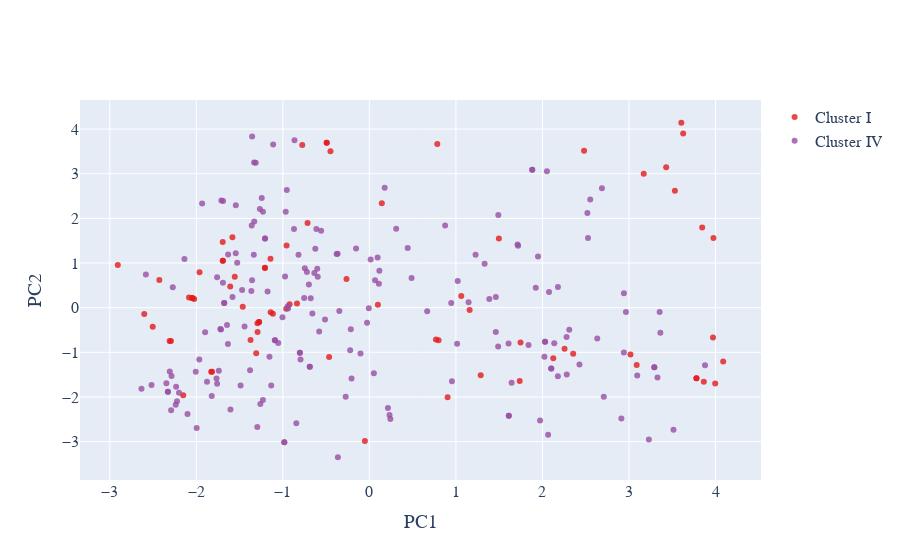

Notebook source saved alongside this figure:
### Code cell
#External set PCA
ext_df = pd.read_csv('..\..\..\data\score_based_alldata_binary.csv')
ext_df.fillna(-99999)
receptors = ext_df.Receptor
hits_actual = ext_df.Hits
score_types = ext_df['Score Type']
subsets = ext_df.subset
match_features = ext_df.match_features
init_ext_df = ext_df
    
#check if a 'quality' column exists. one will not exist if classifying data with unknown enrichments.
if 'quality' not in ext_df:
    ext_df = ext_df[['s_score','Hits', 'max_feat', 'avg_feat', 'max_centr', 'min_centr', 'avg_centr', 'features', 'all_same', 'hyd_prop', 'don_prop', 'catdon_prop', 'hydaro_prop', 'aniacc_prop']]
    x = ext_df
else:
    ext_df = ext_df[['s_score','Hits', 'max_feat', 'avg_feat', 'max_centr', 'min_centr', 'avg_centr', 'features', 'all_same', 'hyd_prop', 'don_prop', 'catdon_prop', 'hydaro_prop', 'aniacc_prop', 'quality']]   
    x = ext_df.drop('quality', axis=1)
    y = ext_df.quality
    
predictors = list(ext_df.columns)
predictors = predictors[:-1]
print('Predictors:', predictors,'\n')
    
if 'quality' in init_ext_df:
    print("score based Q ph4s:", y.sum(),'\n')
    
#cluster training data
clustering = KMeans(n_clusters=5, random_state=rng)
clustering.fit(x_train)
# apply the labels to the training set
train_labels = clustering.labels_
X_train_clstrs = x_train.copy()
X_train_clstrs['clusters'] = train_labels
    
# predict labels on the external set
ext_labels = clustering.predict(x)
#print(ext_labels)
X_clstrs = x.copy()
X_clstrs['clusters'] = ext_labels
X_scaled = scale_features_single(X_clstrs)
X_scaled['clusters'] = ext_labels
print(X_scaled['clusters'].unique()) #print unique cluster values
ext_clusters = X_scaled.copy()

plotX2 = ext_clusters
print(plotX2['clusters'].unique()) #print unique scaled cluster values
clusters = plotX2['clusters']

#PCA with two principal components
pca_2d = PCA(n_components=2)

#This DataFrame contains the two principal components that will be used
#for the 2-D visualization mentioned above
PCs_2d = pd.DataFrame(pca_2d.fit_transform(plotX2.drop(['clusters'], axis=1)))

#"PC1_2d" means: 'The first principal component of the components created for 2-D visualization, by PCA.'
#And "PC2_2d" means: 'The second principal component of the components created for 2-D visualization, by PCA.'
PCs_2d.columns = ["PC1_2d", "PC2_2d"]
PCs_2d.set_index(plotX2.index, inplace = True)
#PCs_2d.to_csv('PCs_2d.csv')

plotX2['clusters'] = clusters
plotX2['PC1_2d'] = PCs_2d['PC1_2d']
plotX2['PC2_2d'] = PCs_2d['PC2_2d']

#plotX.to_csv('plotX.csv')
uniq_clusters = plotX2['clusters'].unique()
uniqs = uniq_clusters.tolist()
uniqs.sort()

print(uniqs)

try:
    cluster0 = plotX2[plotX2['clusters'] == 0]
except IndexError:
    cluster0 = pd.DataFrame(columns = list(plotX2.columns))
    
try:
    cluster1 = plotX2[plotX2['clusters'] == 1]
except IndexError:
    cluster1 = pd.DataFrame(columns = list(plotX2.columns))

try:
    cluster2 = plotX2[plotX2['clusters'] == 2]
except IndexError:
    cluster2 = pd.DataFrame(columns = list(plotX2.columns))
    
try:
    cluster3 = plotX2[plotX2['clusters'] == 3]
except IndexError:
    cluster3 = pd.DataFrame(columns = list(plotX2.columns))
    
try:
    cluster4 = plotX2[plotX2['clusters'] == 4]
except IndexError:
    cluster4 = pd.DataFrame(columns = list(plotX2.columns))
    
#Instructions for building the 2-D plot

#trace1 is for 'Cluster 0'
trace1 = go.Scatter(
                    x = cluster0["PC1_2d"],
                    y = cluster0["PC2_2d"],
                    mode = "markers",
                    name = "Cluster I",
                    marker = dict(color = 'rgba(228,26,28,0.8)'),
                    text = None)

#trace2 is for 'Cluster 1'
trace2 = go.Scatter(
                    x = cluster1["PC1_2d"],
                    y = cluster1["PC2_2d"],
                    mode = "markers",
                    name = "Cluster II",
                    marker = dict(color = 'rgba(55,126,184, 0.8)'),
                    text = None)

#trace3 is for 'Cluster 2'
trace3 = go.Scatter(
                    x = cluster2["PC1_2d"],
                    y = cluster2["PC2_2d"],
                    mode = "markers",
                    name = "Cluster III",
                    marker = dict(color = 'rgba(77,175,74, 0.8)'),
                    text = None)

#trace4 is for 'Cluster 3'
trace4 = go.Scatter(
                    x = cluster3["PC1_2d"],
                    y = cluster3["PC2_2d"],
                    mode = "markers",
                    name = "Cluster IV",
                    marker = dict(color = 'rgba(152,78,163, 0.8)'),
                    text = None)

#trace5 is for 'Cluster 4'
trace5 = go.Scatter(
                    x = cluster4["PC1_2d"],
                    y = cluster4["PC2_2d"],
                    mode = "markers",
                    name = "Cluster V",
                    marker = dict(color = 'rgba(255,127,0, 0.8)'),
                    text = None)



data = [trace1, trace2, trace3, trace4, trace5]

#title = "Visualizing Clusters in Two Dimensions Using PCA"

layout = dict(xaxis= dict(title= 'PC1',ticklen= 5,zeroline= False),
              yaxis= dict(title= 'PC2',ticklen= 5,zeroline= False),
              font_family="Arial",
              font = dict(size=16)
             )

fig = dict(data = data, layout = layout)

iplot(fig)

### Figure 1 — Plotly figure (JSON) as saved in the notebook; plotly's stock layout.template omitted (floating-point values rounded to 4 significant figures; data arrays with more than 128 entries replaced by an {"elided": "..."} marker saying what was removed)
{"data": [{"marker": {"color": "rgba(228,26,28,0.8)"}, "mode": "markers", "name": "Cluster I", "type": "scatter", "x": [2.255, -2.504, -1.275, 3.429, 0.1436, 1.496, -0.4937, 3.625, -1.828, 3.995, -2.601, 0.7685, -1.143, -0.05201, -2.025, -2.084, 1.286, 3.017, 1.061, 2.125, -1.463, -0.957, 2.48, -1.695, 3.864, -2.293, 0.7992, -2.907, -1.207, -1.694, -2.047, -0.2649, 3.779, -1.555, -1.275, 1.746, 0.7845, 0.09816, -0.4934, -1.818, 1.158, -2.309, 3.97, -1.963, -2.427, -1.207, -1.694, -1.583, -2.047, -0.7148, 3.975, 1.737, 2.354, -1.373, 3.17, -0.776, -0.4499, 3.604, -0.9605, -2.151, 0.9036, 3.779, -1.115, -1.294, 4.088, -0.4656, -1.608, 3.088, -1.292, -1.308, -0.9219, -1.141, -0.8365, 3.845, 3.53], "y": [-0.9179, -0.4251, -0.3212, 3.148, 2.34, 1.549, 3.693, 3.903, -1.435, -1.696, -0.1399, -0.7154, 1.096, -2.986, 0.1917, 0.2283, -1.514, -1.049, 0.261, -1.131, 0.02296, 1.391, 3.519, 1.47, -1.659, -0.7485, -0.7319, 0.956, 0.8937, 1.052, 0.2193, 0.6409, -1.58, 0.6915, -0.3212, -0.7798, 3.667, 0.06834, 3.693, -1.437, -0.05082, -0.7447, -0.6694, 0.7926, 0.6182, 0.8899, 1.052, 1.58, 0.2193, 1.898, 1.559, -1.645, -1.033, -0.7268, 3.003, 3.644, 3.505, 4.143, -0.02322, -1.964, -2.004, -1.58, -0.1347, -0.3511, -1.204, -1.104, 0.4772, -1.284, -0.5444, -1.018, 0.07601, -0.101, 0.0952, 1.796, 2.621]}, {"marker": {"color": "rgba(55,126,184, 0.8)"}, "mode": "markers", "name": "Cluster II", "type": "scatter", "x": [], "y": []}, {"marker": {"color": "rgba(77,175,74, 0.8)"}, "mode": "markers", "name": "Cluster III", "type": "scatter", "x": [], "y": []}, {"marker": {"color": "rgba(152,78,163, 0.8)"}, "mode": "markers", "name": "Cluster IV", "type": "scatter", "x": {"elided": "185 float values"}, "y": {"elided": "185 float values"}}, {"marker": {"color": "rgba(255,127,0, 0.8)"}, "mode": "markers", "name": "Cluster V", "type": "scatter", "x": [], "y": []}], "layout": {"font": {"family": "Arial", "size": 16}, "xaxis": {"ticklen": 5, "title": {"text": "PC1"}, "zeroline": false}, "yaxis": {"ticklen": 5, "title": {"text": "PC2"}, "zeroline": false}}}
